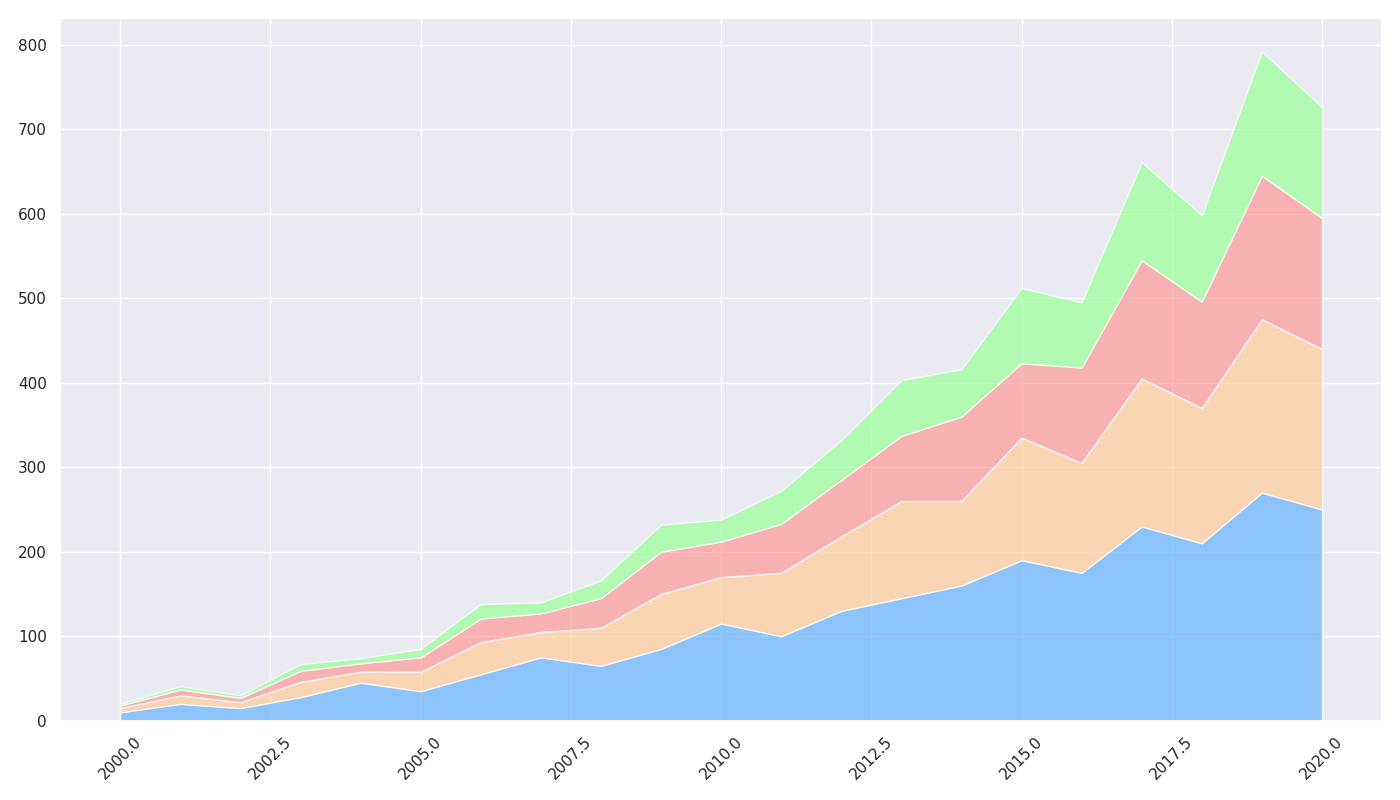

This figure's Python source:
import matplotlib.pyplot as plt
import numpy as np

years = np.arange(2000, 2021)
manufacturing = np.array([10, 20, 15, 28, 45, 35, 55, 75, 65, 85, 115, 100, 130, 145, 160, 190, 175, 230, 210, 270, 250])
healthcare = np.array([5, 10, 7, 18, 13, 23, 38, 30, 45, 65, 55, 75, 88, 115, 100, 145, 130, 175, 160, 205, 190])
retail = np.array([3, 7, 5, 13, 10, 17, 28, 22, 35, 50, 42, 58, 67, 77, 100, 88, 113, 140, 126, 170, 155])
agriculture = np.array([2, 4, 3, 8, 6, 10, 17, 13, 21, 32, 26, 39, 47, 66, 56, 89, 77, 116, 102, 147, 131])

plt.figure(figsize=(14, 8))
plt.stackplot(years, manufacturing, healthcare, retail, agriculture,
              colors=['#66B3FF', '#FFCC99', '#FF9999', '#99FF99'], alpha=0.7)

plt.xticks(rotation=45)
plt.tight_layout()
plt.show()
